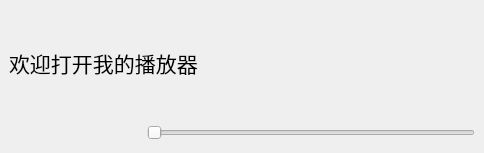
<?xml version="1.0" encoding="UTF-8"?>
<ui version="4.0">
 <class>MainWindow</class>
 <widget class="QMainWindow" name="MainWindow">
  <property name="geometry">
   <rect>
    <x>0</x>
    <y>0</y>
    <width>484</width>
    <height>153</height>
   </rect>
  </property>
  <property name="windowTitle">
   <string>播放器</string>
  </property>
  <widget class="QWidget" name="centralwidget">
   <layout class="QVBoxLayout" name="verticalLayout">
    <item>
     <layout class="QHBoxLayout" name="horizontalLayout_4">
      <item>
       <widget class="QLabel" name="label">
        <property name="font">
         <font>
          <family>楷体</family>
          <pointsize>16</pointsize>
         </font>
        </property>
        <property name="text">
         <string>欢迎打开我的播放器</string>
        </property>
       </widget>
      </item>
      <item>
       <widget class="QLabel" name="label_name">
        <property name="text">
         <string/>
        </property>
       </widget>
      </item>
     </layout>
    </item>
    <item>
     <layout class="QHBoxLayout" name="horizontalLayout_2">
      <item>
       <layout class="QHBoxLayout" name="horizontalLayout">
        <item>
         <widget class="QPushButton" name="pushButton_pre">
          <property name="text">
           <string/>
          </property>
          <property name="icon">
           <iconset resource="icon.qrc">
            <normaloff>:/icon/previous.png</normaloff>:/icon/previous.png</iconset>
          </property>
          <property name="iconSize">
           <size>
            <width>40</width>
            <height>40</height>
           </size>
          </property>
          <property name="flat">
           <bool>true</bool>
          </property>
         </widget>
        </item>
        <item>
         <widget class="QPushButton" name="pushButton_play">
          <property name="text">
           <string/>
          </property>
          <property name="icon">
           <iconset resource="icon.qrc">
            <normaloff>:/icon/play.png</normaloff>:/icon/play.png</iconset>
          </property>
          <property name="iconSize">
           <size>
            <width>50</width>
            <height>50</height>
           </size>
          </property>
          <property name="flat">
           <bool>true</bool>
          </property>
         </widget>
        </item>
        <item>
         <widget class="QPushButton" name="pushButton_next">
          <property name="text">
           <string/>
          </property>
          <property name="icon">
           <iconset resource="icon.qrc">
            <normaloff>:/icon/next.png</normaloff>:/icon/next.png</iconset>
          </property>
          <property name="iconSize">
           <size>
            <width>40</width>
            <height>40</height>
           </size>
          </property>
          <property name="flat">
           <bool>true</bool>
          </property>
         </widget>
        </item>
       </layout>
      </item>
      <item>
       <widget class="QSlider" name="horizontalSlider_progress">
        <property name="orientation">
         <enum>Qt::Horizontal</enum>
        </property>
       </widget>
      </item>
     </layout>
    </item>
   </layout>
  </widget>
 </widget>
 <resources>
  <include location="icon.qrc"/>
 </resources>
 <connections/>
</ui>
